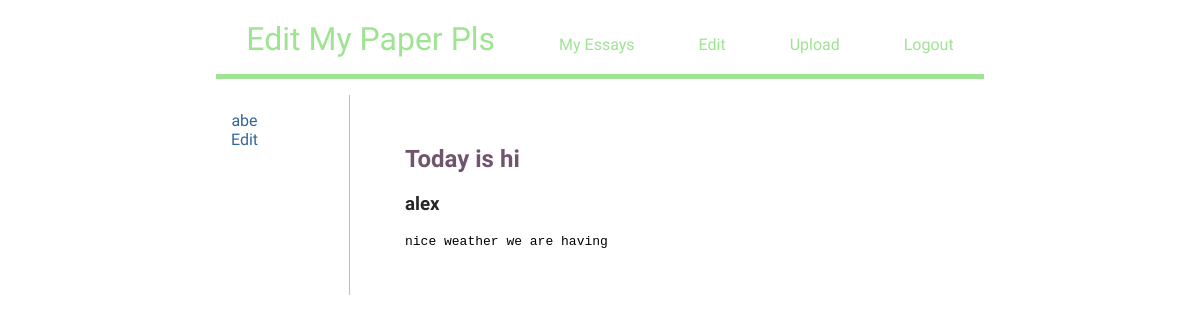
The app's page /essay/1 with its own data.
### tables this page shows
CREATE TABLE ACCOUNTS(ID INT PRIMARY KEY, USRNAME TEXT, HASHPASS TEXT, POINTS INT);

CREATE TABLE PAPERS(PAPER_ID INT PRIMARY KEY, AUTHOR_ID INT, TITLE TEXT, CONTENT TEXT);

### main.py (the view)
@app.route("/essay/<paper_id>")
def showessay(paper_id):
    edits = db.getEditsForPaper(paper_id)
    print(edits)
    return render_template("essay.html", essay = db.getEssay(paper_id), edits = db.getEditsForPaper(paper_id))

### utils/dbhelper.py (called while the page is built)
def getAuthorName(author_id):
    cur.execute("SELECT USRNAME FROM ACCOUNTS WHERE ID = ?", (author_id,))
    result = cur.fetchone()
    return result[0]

def getEssay(paper_id):
    cur.execute("SELECT * FROM PAPERS WHERE PAPER_ID = ?", (paper_id,))
    result = cur.fetchone()
    essay = {}
    essay["title"] = result[2]
    essay["contents"] = result[3]
    essay["author"] = getAuthorName(result[1])
    return essay

def getEditsForPaper(paper_id):
    cur.execute("SELECT EDITOR FROM EDITS WHERE PAPER = ?", (paper_id,))
    editors =[]
    for editor in cur.fetchall():
        if getAuthorName(editor[0]) not in editors:
            editors.append(getAuthorName(editor[0]))
    return [{"author":editor} for editor in editors]

### templates/essay.html (shortened to what this page needs)
{% extends "layout.html" %}
{% block content %}
<div id="essay">
    <div id="editpls">
         <ul>
        {% for edit in edits %}
        <li> <a class="editor" href="#" id="{{edit['author']}}" onclick="showedit">{{edit['author']}}</a> </li>
        {% endfor %}
             <li><a id="edit" href="#">Edit</a></li>
    </ul>
    </div>
    <div id="show">
        <div id="wow">
            <h2>{{essay["title"]}}</h2>
            <h3>{{essay["author"]}}</h3>
             <div>
            <pre id="contents">{{essay["contents"]}}</pre>
             </div>
        </div>
    </div>
    <div id="blank"></div>
</div>
{% endblock %}

### static/css/style.css (style rules this page uses)
@media only screen and (min-width: 926px) { body { min-width:100% align:center; margin:0; padding: 0; } }
@media only screen and (min-width: 926px) { html { font-family: 'Quicksand', sans-serif; min-width:100%; min-height:100%; align:center; } }
@media only screen and (min-width: 926px) { h2 { color:#70566D; } }
@media only screen and (min-width: 926px) { h3 { color: #272727; } }
@media only screen and (min-width: 926px) { a { color: #336699; } }
@media only screen and (min-width: 926px) { ul { text-decoration: none; } }
@media only screen and (min-width: 926px) { li { text-decoration: none; list-style:none; } }
@media only screen and (min-width: 926px) { .editor, #edit { text-decoration: none; } }
@media only screen and (min-width: 926px) { #essay { min-height:100%; text-align:center; display: grid; grid-area-template: "editpls" "show" "blank"; grid-template-columns: 25% 50% 20%; grid-template-rows: 100%; grid-gap: 2.5%; } }
@media only screen and (min-width: 926px) { #blank { overflow: auto; text-align:left; margin:10px; } }
@media only screen and (min-width: 926px) { #editpls { border-right: 1px solid #ABC8C0; } }
@media only screen and (min-width: 926px) { #show { text-align:left; display:block; } }
@media only screen and (min-width: 926px) { #wow { width:100%; text-align:left; padding: 30px; } }
@media only screen and (min-width: 926px) { pre { white-space: pre-wrap; } }

### records on screen
ACCOUNTS: author "abe"
PAPERS: title "Today is hi", contents "nice weather we are having"
ACCOUNTS: author "alex"
